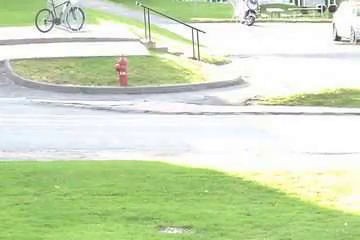
#> input picture frame 109 of 1.mp4, 360 x 240 px, given in place of highway.mp4, which was not available
$ python atelier_4_1.py
#> lines starting #> are read from the running program, lines starting #| are printed output that depends on the picture; after the words box and inside, x2 and y2 are one past the last pixel; in counts of white or black regions, pixels touching at a corner belong together; pictures that were not available may be replaced by others from this repository, and a replacement may not be noted
# -*- coding: utf-8 -*-
"""
Created on Tue Jun  4 14:41:05 2019

@author: EL KHOU Mohammed

ATELIER 4:
    1) Extraire 2 frames a l'instant t et t+1
        Calculer le flot optique a base de ces 2 frames

    2) Calculer le fot optique en temps reel en se basant
        sur des frames prises au bouts des laps du temps
Source :
    https://opencv-python-tutroals.readthedocs.io/en/latest/py_tutorials/py_video/py_lucas_kanade/py_lucas_kanade.html
"""

import cv2
import numpy as np

#  Lecture d’une vidéo capture avec le camera de laptop
#cap = cv2.VideoCapture(0)

# Lecture d’une vidéo enregistrer sur le disque dur
cap = cv2.VideoCapture('highway.mp4')

_,img1 = cap.read()
#> img1 is the input picture: shape (240, 360, 3); mean B, G, R 187.7, 221.7, 207.1
_,img2 = cap.read()

img1_gray = cv2.cvtColor(img1, cv2.COLOR_RGB2GRAY)
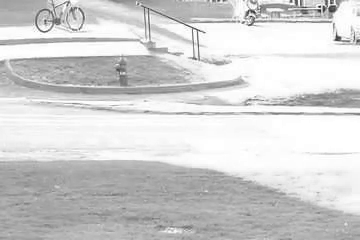
#> img1_gray: shape (240, 360); min 42, max 255, mean 209.9
img2_gray = cv2.cvtColor(img2, cv2.COLOR_RGB2GRAY)
img1_gray = cv2.GaussianBlur(img1_gray,(5,5),0)
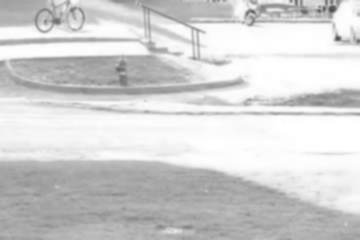
#> img1_gray: shape (240, 360); min 77, max 255, mean 209.9
img2_gray = cv2.GaussianBlur(img2_gray,(5,5),0)

# Create some random colors
color = np.random.randint(0,255,(100,3))

# params for ShiTomasi corner detection
feature_params = dict( maxCorners = 100,
                       qualityLevel = 0.3,
                       minDistance = 7,
                       blockSize = 7 )
# Take first frame and find corners in it
p0 = cv2.goodFeaturesToTrack(img1_gray, mask = None, **feature_params)
#> p0 = [[337, 38], [332, 4], [290, 2], [320, 9], [249, 11], [331, 12], [194, 56]]

# Parameters for lucas kanade optical flow
lk_params = dict( winSize  = (15,15),
                  maxLevel = 2,
                  criteria = (cv2.TERM_CRITERIA_EPS | cv2.TERM_CRITERIA_COUNT, 10, 0.03))
# calculate optical flow
p1, st, err = cv2.calcOpticalFlowPyrLK(img1_gray, img2_gray, p0, None, **lk_params)
#> p1 = [[337, 38], [332, 4.02], [290, 2.01], [320, 9], [249, 11], [331, 12.01], [194, 55.99]]; st = [1, 1, 1, 1, 1, 1, 1]; err = [0.123, 0.91, 0.626, 0.125, 0.302, 0.295, 0.586]

# Select good points
good_new = p1[st==1]
#> good_new has the same summary as p1
good_old = p0[st==1]
#> good_old has the same summary as p0

# Create a mask image for drawing purposes
mask = np.zeros_like(img1)

# draw the tracks
for i,(new,old) in enumerate(zip(good_new,good_old)):
    a,b = new.ravel()
    c,d = old.ravel()
    mask = cv2.line(mask, (a,b),(c,d), color[i].tolist(), 2)
    img2 = cv2.circle(img2,(a,b),5,color[i].tolist(),-1)
#> this loop made 7 passes
#> (a, b, c, d) on passes 1 to 7: (337, 38, 337, 38), (332, 4.02, 332, 4), (290, 2.01, 290, 2), (320, 9, 320, 9), (249, 11, 249, 11), (331, 12.01, 331, 12), (194, 55.99, 194, 56)
#> pass 2, `img2 = cv2.circle(img2,(a,b),5,color[i].tolist(),-1)`:
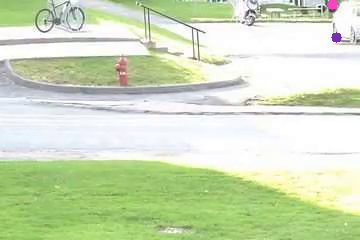
#> img2: shape (240, 360, 3); mean B, G, R 187.7, 221.5, 207.1
#> after the loop:
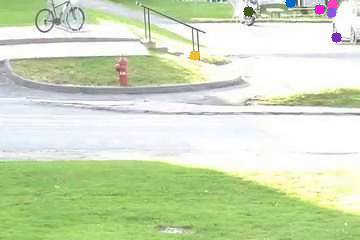
#> img2: shape (240, 360, 3); 0.45% of pixels changed, all inside (x1, y1, x2, y2) = (189, 0, 337, 61)
#> after the loop:
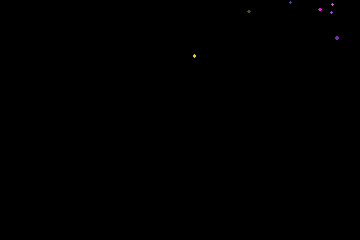
#> mask: shape (240, 360, 3); mean of channels 0, 1, 2 0.1, 0, 0.1; drawn as B, G, R
img = cv2.add(img2,mask)

cv2.imshow('frame',img)
while(1):
    k = cv2.waitKey(30) & 0xff
#> (key Esc is pressed here)
    if k == 27:
        cv2.destroyAllWindows()
        cap.release()
        break

$ run again, starting later in the video
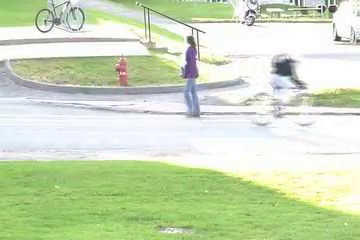
#> input picture frame 494 of 1.mp4, 360 x 240 px, given in place of highway.mp4, which was not available
#> img1 is the input picture: shape (240, 360, 3); mean B, G, R 186.7, 219.3, 204.8
#> `img2_gray = cv2.GaussianBlur(img2_gray,(5,5),0)`:
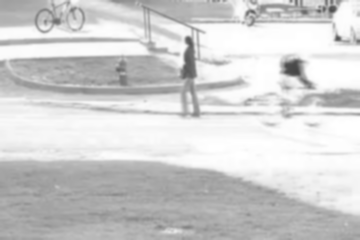
#> img2_gray: shape (240, 360); min 69, max 255, mean 207.8
#> p0 = [[337, 38], [190, 37], [332, 4], [320, 10], [291, 2], [249, 11], [331, 13], [274, 71], [188, 45], [290, 73], [304, 86]]
#> p1 = [[337, 37.97], [188.4, 37.37], [332, 4.03], [320, 10.05], [290.9, 2], [249, 10.98], [331, 13.03], [282.7, 71.08], [186.1, 45.35], [298.6, 73.04], [312.6, 85.97]]; st = [1, 1, 1, 1, 1, 1, 1, 1, 1, 1, 1]; err = [1.42, 12.65, 1.8, 2.39, 2.17, 1.49, 1.59, 2.22, 4.21, 2.37, 3.13]
#> good_new has the same summary as p1
#> good_old has the same summary as p0
#> the loop `for i,(new,old) in enumerate(zip(good_new,good_old)):` made 11 passes
#> (a, b, c, d) on passes 1 to 8: (337, 37.97, 337, 38), (188.4, 37.37, 190, 37), (332, 4.03, 332, 4), (320, 10.05, 320, 10), (290.9, 2, 291, 2), (249, 10.98, 249, 11), (331, 13.03, 331, 13), (282.7, 71.08, 274, 71)
#> after the loop `for i,(new,old) in enumerate(zip(good_new,good_old)):`:
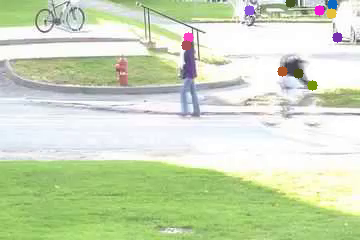
#> img2: shape (240, 360, 3); mean B, G, R 186.3, 218.4, 204.5

$ run again, starting later in the video
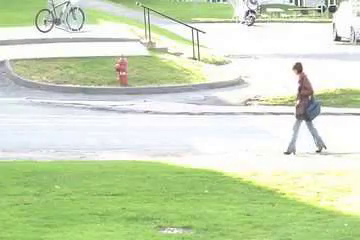
#> input picture frame 879 of 1.mp4, 360 x 240 px, given in place of highway.mp4, which was not available
#> img1 is the input picture: shape (240, 360, 3); mean B, G, R 186.2, 219.9, 205.5
#> `img1_gray = cv2.GaussianBlur(img1_gray,(5,5),0)`:
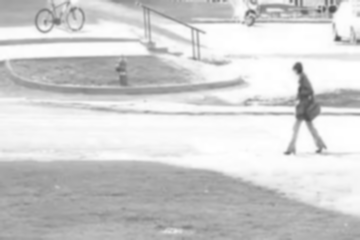
#> img1_gray: shape (240, 360); min 76, max 255, mean 208.2
#> p0 = 13 rows, first 8: [337, 38], [298, 65], [303, 122], [332, 4], [318, 151], [322, 109], [249, 11], [293, 109]
#> p1 = 13 rows, first 8: [337, 38], [296.5, 65.2], [301, 121.9], [332, 4], [317.7, 150.9], [320.3, 109.1], [249, 11], [291.4, 109.1]; st = [1, 1, 1, 1, 1, 1, 1, 1, 1, 1, 1, 1, 1]; err = [0, 2.21, 2.56, 0.457, 3.11, 2.47, 0.486, 3.22, 0.00306, 0.248, 2.56, 0.157, 1.95]
#> good_new has the same summary as p1
#> good_old has the same summary as p0
#> the loop `for i,(new,old) in enumerate(zip(good_new,good_old)):` made 13 passes
#> (a, b, c, d) on passes 1 to 8: (337, 38, 337, 38), (296.5, 65.2, 298, 65), (301, 121.9, 303, 122), (332, 4, 332, 4), (317.7, 150.9, 318, 151), (320.3, 109.1, 322, 109), (249, 11, 249, 11), (291.4, 109.1, 293, 109)
#> after the loop `for i,(new,old) in enumerate(zip(good_new,good_old)):`:
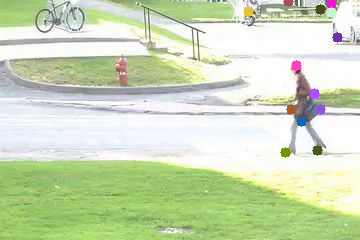
#> img2: shape (240, 360, 3); mean B, G, R 185.7, 219, 205.1
